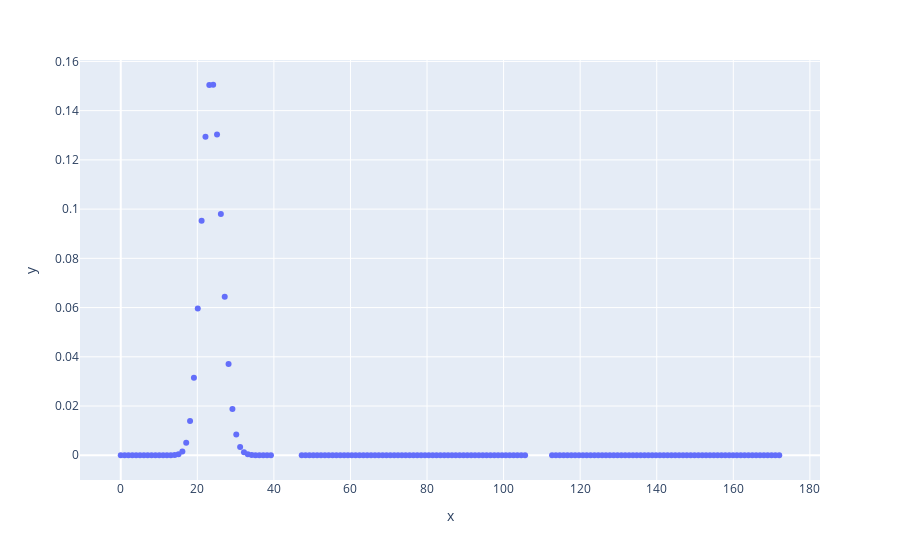

The cell this chart's notebook holds for it:
### Code cell
px.scatter(x=np.linspace(0,172,172), y=results.causal_posterior.values[200])

### Figure 1 — Plotly figure (JSON) as saved in the notebook; plotly's stock layout.template omitted (floating-point values rounded to 4 significant figures; data arrays with more than 128 entries replaced by an {"elided": "..."} marker saying what was removed)
{"data": [{"hoverlabel": {"namelength": 0}, "hovertemplate": "x=%{x}<br>y=%{y}", "legendgroup": "", "marker": {"color": "#636efa", "symbol": "circle"}, "mode": "markers", "name": "", "showlegend": false, "type": "scatter", "x": {"elided": "172 float values"}, "xaxis": "x", "y": {"elided": "172 float values"}, "yaxis": "y"}], "layout": {"legend": {"tracegroupgap": 0}, "margin": {"t": 60}, "xaxis": {"anchor": "y", "domain": [0, 1], "title": {"text": "x"}}, "yaxis": {"anchor": "x", "domain": [0, 1], "title": {"text": "y"}}}}
